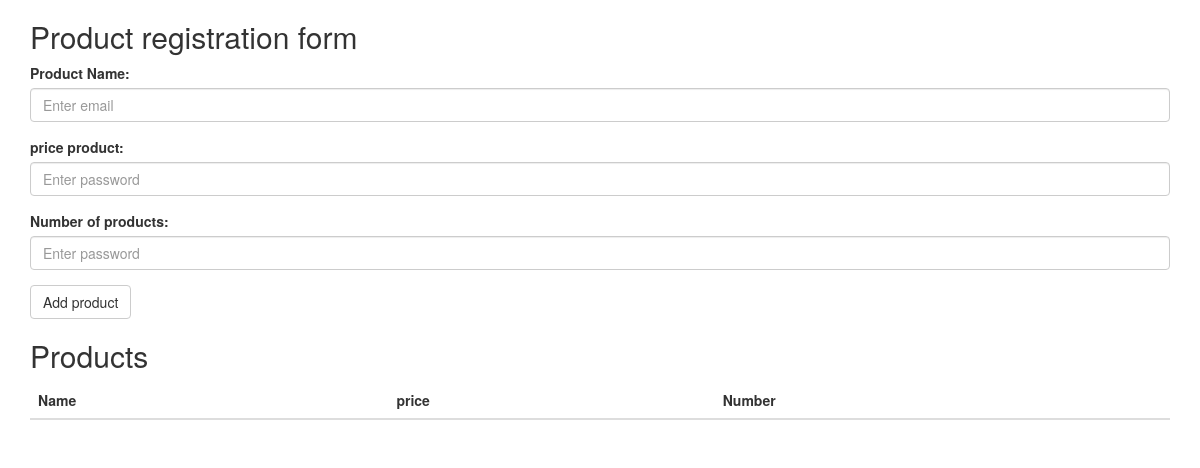
Page /store/crud/ on the earlier database version.
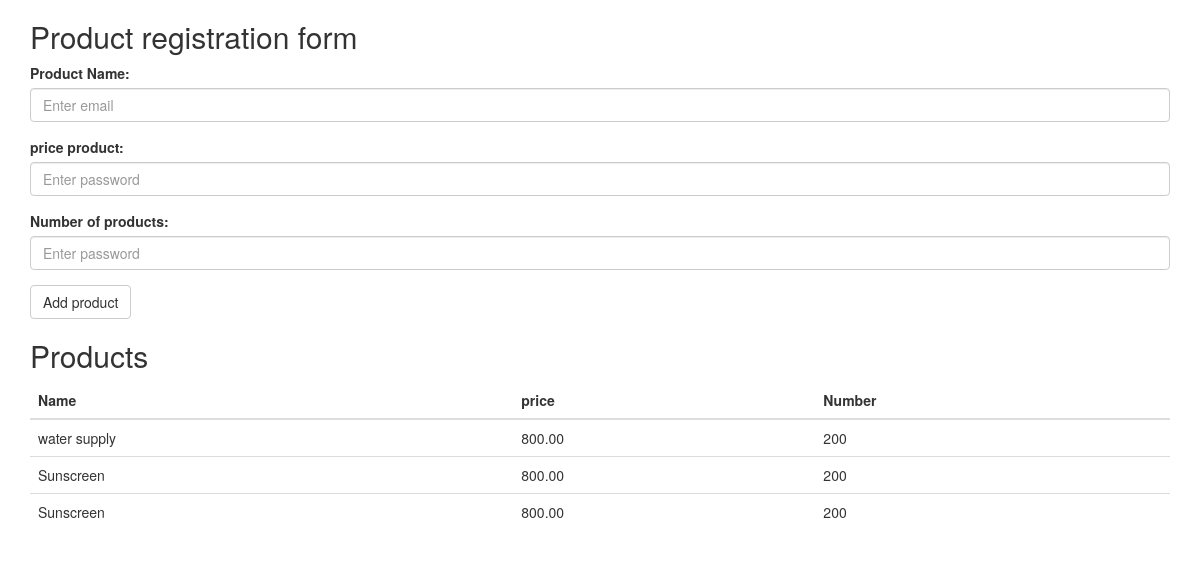
Same page on the later database version.
### products/models.py (models this page shows, shortened)
class Product(models.Model):
    name = models.CharField(max_length=100)
    price = models.DecimalField(max_digits=10, decimal_places=2)
    number = models.IntegerField()

### products/views.py (the view)
# urls.py: path('crud/', views.crud, name='store'),
def crud(request):
    """
    products3 = models.Product.objects.filter(id=3).first()
    products3.name = 'water supply'
    products3.save()
    """
    """
    products3 = models.Product.objects.filter(id=7).first()
    products3.delete()
    """
    products2 = models.Product.objects.all()
    return render(request,'index.html',context={'products2':products2})

### products/templates/index.html (shortened to what this page needs)
<!DOCTYPE html>
<html lang="en">
<head>
  <link rel="stylesheet" href="https://maxcdn.bootstrapcdn.com/bootstrap/3.4.1/css/bootstrap.min.css">
  <link rel="stylesheet" href="https://maxcdn.bootstrapcdn.com/bootstrap/3.4.1/css/bootstrap.min.css">
</head>
<body>
<div class="container">
  <h2>Product registration form</h2>
  <form action="/store/create/" method="post">
    <div class="form-group">
      <label for="name">Product Name:</label>
      <input type="text" class="form-control" id="name" placeholder="Enter email" name="name">
    </div>
    <div class="form-group">
      <label for="price">price product:</label>
      <input type="text" class="form-control" id="price" placeholder="Enter password" name="price">
    </div>
 <div class="form-group">
      <label for="number">Number of products:</label>
      <input type="text" class="form-control" id="number" placeholder="Enter password" name="number">
    </div>
    <button type="submit" class="btn btn-default">Add product</button>
  </form>
</div>
<div class="container">
  <h2>Products</h2>
  <table class="table">
    <thead>
      <tr>
        <th>Name</th>
        <th>price</th>
        <th>Number</th>
      </tr>
    </thead>
    <tbody>
    {% for i in products2 %}
      <tr>
        <td>{{ i.name }}</td>
        <td>{{ i.price }}</td>
        <td>{{ i.number }}</td>
      </tr>
    {% endfor %}
    </tbody>
  </table>
</div>
</body>
</html>

Differences in the rows shown:
added Product: name "water supply", price "800.00", number "200"
added Product: name "Sunscreen", price "800.00", number "200"
added Product: name "Sunscreen", price "800.00", number "200"
